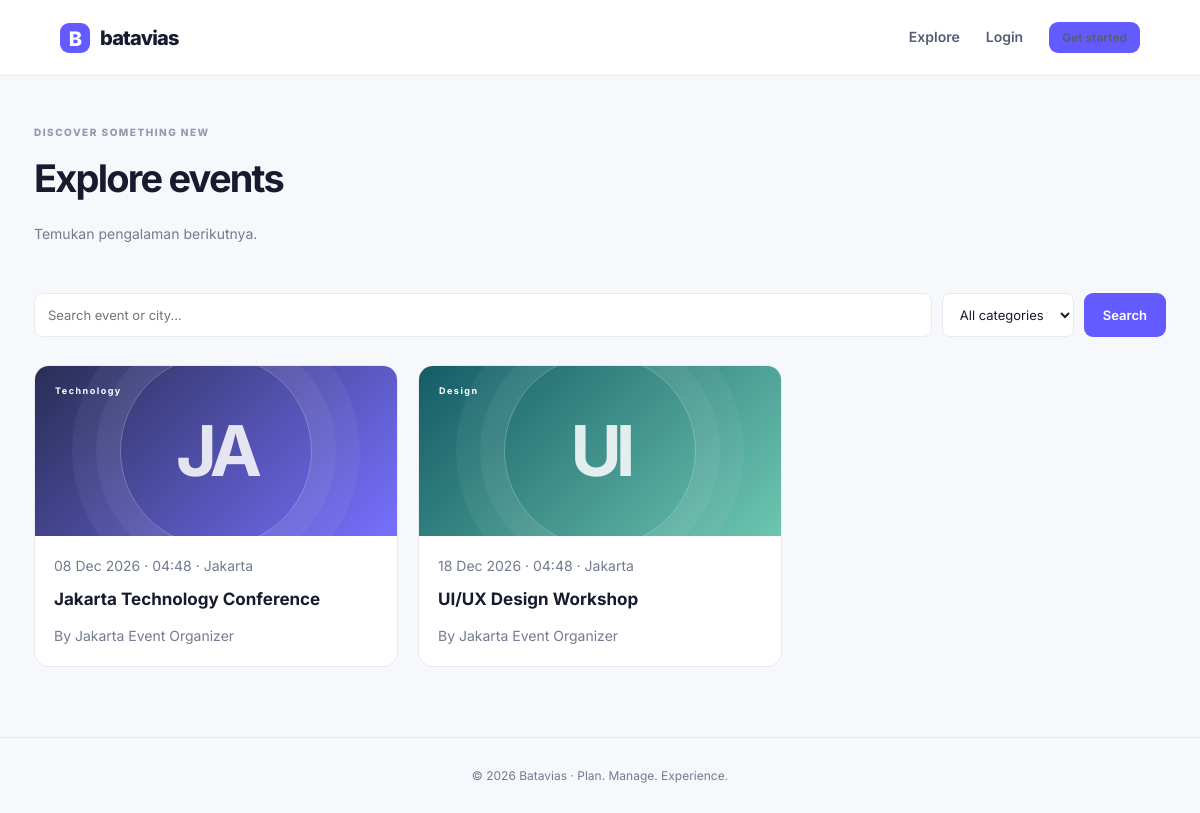
The app's page /events with its own data.
### tables this page shows
CREATE TABLE events(
 id BIGINT UNSIGNED AUTO_INCREMENT PRIMARY KEY,
 organizer_id BIGINT UNSIGNED NOT NULL,
 organization_id BIGINT UNSIGNED NULL,
 category_id BIGINT UNSIGNED NULL,
 title VARCHAR(180) NOT NULL,
 slug VARCHAR(200) NOT NULL UNIQUE,
 description TEXT NOT NULL,
 city VARCHAR(120) NOT NULL,
 venue VARCHAR(180) NOT NULL,
 cover_image VARCHAR(255) NULL,
 start_date DATETIME NOT NULL,
 end_date DATETIME NOT NULL,
 registration_deadline DATETIME NOT NULL,
 capacity INT UNSIGNED NOT NULL DEFAULT 100,
 status ENUM('draft','pending','published','rejected','cancelled','completed') NOT NULL DEFAULT 'draft',
 rejection_reason VARCHAR(500) NULL,
 created_at DATETIME NOT NULL,
 updated_at DATETIME NULL,
 FOREIGN KEY(organizer_id) REFERENCES users(id),
 FOREIGN KEY(organization_id) REFERENCES organizations(id) ON DELETE SET NULL,
 FOREIGN KEY(category_id) REFERENCES categories(id) ON DELETE SET NULL,
 INDEX(status,start_date)
);

CREATE TABLE categories(
 id BIGINT UNSIGNED AUTO_INCREMENT PRIMARY KEY,
 name VARCHAR(100) NOT NULL UNIQUE,
 slug VARCHAR(120) NOT NULL UNIQUE
);

CREATE TABLE users(
 id BIGINT UNSIGNED AUTO_INCREMENT PRIMARY KEY,
 name VARCHAR(120) NOT NULL,
 email VARCHAR(190) NOT NULL UNIQUE,
 password VARCHAR(255) NOT NULL,
 role ENUM('user','admin','developer','organizer') NOT NULL DEFAULT 'user',
 status ENUM('active','inactive','suspended') NOT NULL DEFAULT 'active',
 created_at DATETIME NOT NULL,
 updated_at DATETIME NULL
);

### public/index.php (called while the page is built, shortened)
<?php
$started=microtime(true);$path=parse_url($_SERVER['REQUEST_URI'],PHP_URL_PATH)?:'/';$base=rtrim(dirname($_SERVER['SCRIPT_NAME']),'/');if($base && str_starts_with($path,$base))$path=substr($path,strlen($base));$path='/'.trim($path,'/');
require dirname(__DIR__).'/routes/web.php';

### app/Controllers/EventController.php (called while the page is built, shortened)
<?php
final class EventController {
 public static function index(): void { $q=trim($_GET['q']??'');$cat=(int)($_GET['category']??0);$sql="SELECT e.*,c.name category_name,u.name organizer_name FROM events e LEFT JOIN categories c ON c.id=e.category_id LEFT JOIN users u ON u.id=e.organizer_id WHERE e.status='published' AND e.start_date>=NOW()";$args=[];if($q!==''){$sql.=' AND (e.title LIKE ? OR e.city LIKE ?)';$args[]="%$q%";$args[]="%$q%";}if($cat){$sql.=' AND e.category_id=?';$args[]=$cat;}$sql.=' ORDER BY e.start_date ASC';$s=db()->prepare($sql);$s->execute($args);$events=$s->fetchAll();$categories=db()->query('SELECT * FROM categories ORDER BY name')->fetchAll();require dirname(__DIR__,2).'/views/public/events.php'; }
}

### app/Helpers/functions.php (called while the page is built, shortened)
<?php
function db(): PDO { return Database::connection(); }
function e(mixed $v): string { return htmlspecialchars((string)$v, ENT_QUOTES|ENT_SUBSTITUTE, 'UTF-8'); }
function url(string $path=''): string { $base=rtrim(str_replace('\\','/',dirname($_SERVER['SCRIPT_NAME'] ?? '')), '/'); return ($base==='/'?'':$base).'/'.ltrim($path,'/'); }
function user(): ?array { return $_SESSION['user']??null; }

### config/database.php (called while the page is built)
<?php
return [
 'host' => getenv('DB_HOST') ?: '127.0.0.1',
 'port' => getenv('DB_PORT') ?: '3306',
 'name' => getenv('DB_NAME') ?: 'batavias_demo',
 'user' => getenv('DB_USER') ?: 'root',
 'pass' => getenv('DB_PASS') ?: '',
];

### app/Services/Database.php (called while the page is built)
<?php
final class Database {
 private static ?PDO $pdo=null;
 public static function connection(): PDO {
  if (self::$pdo) return self::$pdo;
  $c=require dirname(__DIR__,2).'/config/database.php';
  $dsn="mysql:host={$c['host']};port={$c['port']};dbname={$c['name']};charset=utf8mb4";
  self::$pdo=new PDO($dsn,$c['user'],$c['pass'],[PDO::ATTR_ERRMODE=>PDO::ERRMODE_EXCEPTION,PDO::ATTR_DEFAULT_FETCH_MODE=>PDO::FETCH_ASSOC,PDO::ATTR_EMULATE_PREPARES=>false]);
  return self::$pdo;
 }
}

### views/public/events.php (the view)
<?php $title='Explore Events';require dirname(__DIR__).'/layouts/header.php';?><div class="page-heading"><div class="eyebrow">DISCOVER SOMETHING NEW</div><h1>Explore events</h1><p>Temukan pengalaman berikutnya.</p></div><form class="filter-bar" method="get"><input name="q" placeholder="Search event or city..." value="<?=e($q)?>"><select name="category"><option value="0">All categories</option><?php foreach($categories as $c):?><option value="<?=$c['id']?>" <?=$cat===$c['id']?'selected':''?>><?=e($c['name'])?></option><?php endforeach;?></select><button class="btn">Search</button></form><div class="event-grid"><?php foreach($events as $ev):?><a class="event-card" href="<?=e(url('events/'.$ev['slug']))?>"><div class="event-art"><span><?=e($ev['category_name']??'EVENT')?></span><b><?=e(strtoupper(substr($ev['title'],0,2)))?></b></div><div class="event-info"><div class="muted"><?=e(date('d M Y · H:i',strtotime($ev['start_date'])))?> · <?=e($ev['city'])?></div><h3><?=e($ev['title'])?></h3><div class="muted">By <?=e($ev['organizer_name'])?></div></div></a><?php endforeach;?><?php if(!$events):?><div class="empty">Belum ada event yang cocok. Coba kata kunci lain.</div><?php endif;?></div><?php require dirname(__DIR__).'/layouts/footer.php';?>

### routes/web.php (shortened to what this page needs)
<?php
require_once dirname(__DIR__).'/app/Controllers/AuthController.php';require_once dirname(__DIR__).'/app/Controllers/EventController.php';require_once dirname(__DIR__).'/app/Controllers/DashboardController.php';
if($path==='/'||$path==='/home'){ $events=db()->query("SELECT id,title,slug,city,start_date,cover_image FROM events WHERE status='published' AND start_date>=NOW() ORDER BY start_date LIMIT 6")->fetchAll();require dirname(__DIR__).'/views/public/home.php';}
elseif($path==='/login')AuthController::login();elseif($path==='/register')AuthController::register();elseif($path==='/logout'&&$_SERVER['REQUEST_METHOD']==='POST')AuthController::logout();elseif($path==='/events')EventController::index();elseif(preg_match('#^/events/([a-z0-9-]+)$#',$path,$m))EventController::detail($m[1]);elseif(preg_match('#^/events/(\d+)/register$#',$path,$m)&&$_SERVER['REQUEST_METHOD']==='POST')EventController::register((int)$m[1]);
elseif(preg_match('#^/(user|admin|developer)/dashboard(?:/([a-z]+))?$#',$path,$m))DashboardController::dispatch($m[1],$m[2]??'overview');
elseif($path==='/user/orders'){require_role('user');DashboardController::dispatch('user','orders');}
else{http_response_code(404);require dirname(__DIR__).'/views/errors/404.php';}

### views/layouts/header.php (shortened to what this page needs)
<?php $me=user();?><!doctype html><html lang="id"><head><link rel="stylesheet" href="<?=e(url('assets/css/app.css'))?>"></head><body><header class="topbar"><a class="brand" href="<?=e(url(''))?>"><span class="brand-mark">B</span> batavias</a><nav><a href="<?=e(url('events'))?>">Explore</a><?php if($me):?><a href="<?=e(url($me['role'].'/dashboard'))?>">Dashboard</a><form class="inline" method="post" action="<?=e(url('logout'))?>"><?=csrf_field()?><button class="link-btn">Logout</button></form><?php else:?><a href="<?=e(url('login'))?>">Login</a><a class="btn btn-small" href="<?=e(url('register'))?>">Get started</a><?php endif;?></nav></header><main class="container">

### views/layouts/footer.php
</main><footer class="footer">© <?=date('Y')?> Batavias · Plan. Manage. Experience.</footer><script src="<?=e(url('assets/js/app.js'))?>"></script></body></html>

### public/assets/css/app.css (style rules this page uses)
:root { --primary:#635bff;--primary-dark:#5145cd;--ink:#171b2d;--muted:#737b91;--bg:#f7f8fc;--line:#e8eaf1;--surface:#fff;--green:#16a37b }
* { box-sizing:border-box }
body { margin:0;background:var(--bg);color:var(--ink);font:14px Inter,Arial,sans-serif;line-height:1.6 }
.topbar { height:76px;padding:0 max(5vw,24px);display:flex;align-items:center;justify-content:space-between;background:#fff;border-bottom:1px solid var(--line);position:sticky;top:0;z-index:5 }
.brand { font-weight:800;font-size:20px;letter-spacing:-.8px;color:var(--ink);text-decoration:none;display:flex;align-items:center;gap:10px }
.brand-mark { display:grid;place-items:center;background:var(--primary);color:white;width:30px;height:30px;border-radius:9px }
.topbar nav { display:flex;align-items:center;gap:26px }
.topbar nav a,.link-btn { color:#555d72;text-decoration:none;font-weight:600 }
.container { max-width:1180px;margin:auto;padding:0 24px }
.eyebrow { font-size:10px;letter-spacing:1.8px;font-weight:800;color:var(--primary);text-transform:uppercase }
.btn { display:inline-flex;justify-content:center;align-items:center;gap:10px;padding:12px 19px;background:var(--primary);color:#fff;border:0;border-radius:9px;text-decoration:none;font:600 13px Inter;cursor:pointer;transition:.2s }
.btn-small { padding:8px 13px;font-size:12px }
.event-grid { display:grid;grid-template-columns:repeat(3,1fr);gap:20px;margin-bottom:70px }
.event-card { background:white;border:1px solid var(--line);border-radius:15px;overflow:hidden;text-decoration:none;color:inherit;transition:.2s }
.event-art { height:170px;background:linear-gradient(135deg,#292e54,#7770ff);position:relative;display:flex;align-items:center;justify-content:center;color:white;overflow:hidden }
.event-card:nth-child(3n+2) .event-art { background:linear-gradient(135deg,#145c66,#6cc6b0) }
.event-art:after { content:'';position:absolute;width:190px;height:190px;border:1px solid #ffffff45;border-radius:50%;box-shadow:0 0 0 24px #ffffff0c,0 0 0 48px #ffffff0c }
.event-art span { position:absolute;top:18px;left:20px;font-size:9px;letter-spacing:1.5px;font-weight:700 }
.event-art b { font-size:70px;letter-spacing:-6px;opacity:.85 }
.event-info { padding:19px }
.event-info h3 { font-size:17px;margin:8px 0 12px }
.muted { color:var(--muted) }
.footer { border-top:1px solid var(--line);padding:28px 5%;text-align:center;color:var(--muted);font-size:12px;margin-top:60px }
.page-heading { padding:48px 0 24px }
.page-heading h1,.detail-hero h1 { font-size:38px;letter-spacing:-1.8px;margin:8px 0 }
.page-heading p { color:var(--muted) }
.filter-bar { display:flex;gap:10px;margin:10px 0 28px }
.filter-bar input { flex:1 }
.filter-bar input,.filter-bar select,input,select { border:1px solid var(--line);border-radius:8px;background:#fff;padding:12px 13px;font:13px Inter;color:var(--ink);min-width:0 }
.workspace-label,.eyebrow { font-size:10px;letter-spacing:1.5px;font-weight:800;color:#9699ad }

### records on screen
events: category.name "Technology", title "JA", start_date "08 Dec 2026 · 04:48", city "Jakarta", title "Jakarta Technology Conference", organizer.name "Jakarta Event Organizer"
events: category.name "Design", title "UI", start_date "18 Dec 2026 · 04:48", city "Jakarta", title "UI/UX Design Workshop", organizer.name "Jakarta Event Organizer"
